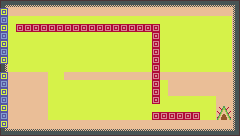

This game map was drawn from its Tiled (.tmx) file and the tilesets committed beside it. A one-line description and the full map source follow:
An orthogonal 30x17 tile map with 8x8 px tiles, 1 tile layer (piso) and 7 objects.

<map version="1.10" tiledversion="1.12.2" orientation="orthogonal" renderorder="right-down" width="30" height="17" tilewidth="8" tileheight="8" infinite="0" backgroundcolor="#eabe97" nextlayerid="7" nextobjectid="72">
 <editorsettings>
  <export target="evacuacion.lua" format="lua" />
 </editorsettings>
 <tileset firstgid="1" name="fondo_tileset2" tilewidth="8" tileheight="8" tilecount="144" columns="12">
  <image source="fondo_tileset2.png" trans="ede6c8" width="96" height="96" />
 </tileset>
 <layer id="1" name="piso" width="30" height="17">
  <data encoding="csv">
1,2,2,2,2,2,2,2,2,2,2,2,2,2,2,2,2,2,2,2,2,2,2,2,2,2,2,2,2,3,
135,14,14,14,14,14,14,14,14,14,14,14,14,14,14,14,14,14,14,14,14,14,14,14,14,14,14,14,14,15,
114,124,124,124,124,124,124,124,124,124,124,124,124,124,124,124,124,124,124,124,124,124,124,124,124,124,124,124,124,15,
135,124,125,125,125,125,125,125,125,125,125,125,125,125,125,125,125,125,125,125,124,124,124,124,124,124,124,124,124,15,
114,124,124,124,124,124,124,124,124,124,124,124,124,124,124,124,124,124,124,125,124,124,124,124,124,124,124,124,124,15,
135,124,124,124,124,124,124,124,124,124,124,124,124,124,124,124,124,124,124,125,124,124,124,124,124,124,124,124,124,15,
114,124,124,124,124,124,124,124,124,124,124,124,124,124,124,124,124,124,124,125,124,124,124,124,124,124,124,124,124,15,
135,124,124,124,124,124,124,124,124,124,124,124,124,124,124,124,124,124,124,125,124,124,124,124,124,124,124,124,124,15,
13,124,124,124,124,124,124,124,124,124,124,124,124,124,124,124,124,124,124,125,124,124,124,124,124,124,124,124,124,15,
135,0,0,0,0,0,124,124,0,0,0,14,14,0,0,14,14,14,0,125,14,14,14,14,14,14,14,14,14,15,
114,0,0,0,0,0,124,124,124,124,124,124,124,124,124,124,124,124,124,125,124,14,14,14,14,14,14,14,14,15,
135,0,0,0,0,0,124,124,124,124,124,124,124,124,124,124,124,124,124,125,124,14,14,14,14,14,14,14,14,15,
114,0,0,0,0,0,124,124,124,124,124,124,124,124,124,124,124,124,124,125,124,124,124,124,124,124,124,0,0,15,
135,0,0,0,0,0,124,124,124,124,124,124,124,124,124,124,124,124,124,124,124,124,124,124,124,124,124,59,60,15,
114,0,0,0,0,0,124,124,124,124,124,124,124,124,124,124,124,124,124,125,125,125,125,125,125,124,124,71,72,15,
135,14,14,14,14,14,14,14,14,14,14,14,14,14,14,14,14,14,14,14,14,14,14,14,14,14,14,14,14,15,
25,26,26,26,26,26,26,26,26,26,26,26,26,26,26,26,26,26,26,26,26,26,26,26,26,26,26,26,26,27
</data>
 </layer>
 <objectgroup id="2" name="paredes" visible="0">
  <object id="65" x="232.25" y="1.5" width="7.5" height="134.25" />
  <object id="66" x="0.25" y="0.25" width="7.25" height="54.75" />
  <object id="67" x="0.25" y="80" width="8.25" height="54.5" />
  <object id="68" x="10.5" y="128.5" width="220.5" height="6.5" />
  <object id="69" x="9" y="0.5" width="222" height="9" />
 </objectgroup>
 <objectgroup id="5" name="puerta">
  <properties>
   <property name="destino" value="inspiraciones" />
  </properties>
  <object id="70" x="216" y="73.5" width="15" height="16">
   <properties>
    <property name="destino" value="plano" />
   </properties>
  </object>
 </objectgroup>
 <objectgroup id="6" name="spawn">
  <properties>
   <property name="desde" value="plano" />
  </properties>
  <object id="71" x="12.5" y="20" width="14" height="16">
   <properties>
    <property name="desde" value="presentacion1" />
   </properties>
  </object>
 </objectgroup>
</map>
